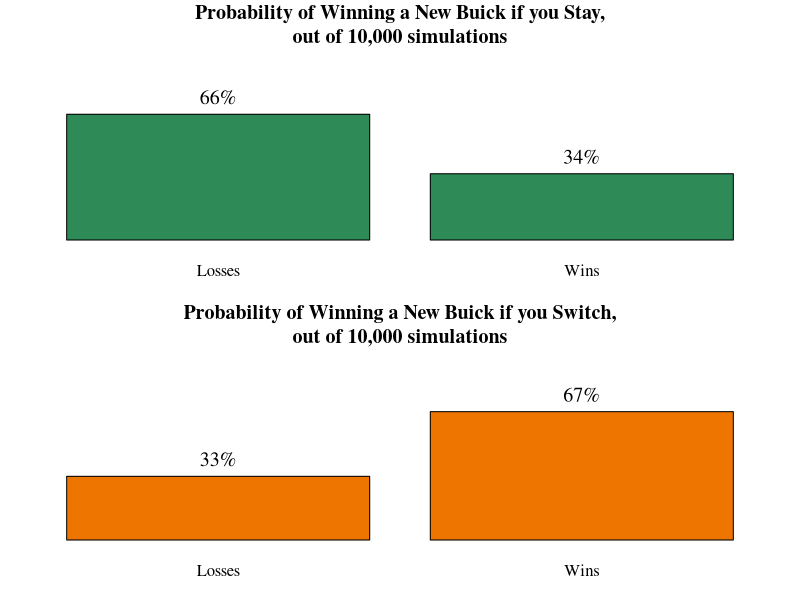

R code for this plot:
## ---- chunk 1
##load data
library( scales )
## ---- chunk 2
createGame <- function( )
{
    a.game <- sample( x=c("goat","goat","car"), size=3, replace=F )
    return( a.game )
} 

#TEST
createGame()
## ---- chunk 3
pickDoor <- function( a.pick=sample( x=c(1,2,3), size=1, replace=F) )
{
  #user selects 1,2, or 3
  #if( a.pick != c("1","2","3") )
  if( a.pick == "1" )
  {
    return( a.pick ) # returns 1
  } 
  if( a.pick == "2" )
  {
    return( a.pick )  # returns 2
  }
  if( a.pick == "3" )
  {
    return( a.pick )  # returns 3
  } else
  {
    return( "Please choose an integer from 1 to 3")  
  }
}

#TEST
pickDoor( )
## ---- chunk 4
this.game <- createGame()
this.game #returns stored value for a specific game/sequence of goat-goat-prize

my.pick <- pickDoor()
my.pick #returns stored value for a specific initial door pick of 1:3

openGoatDoor <- function( game, a.pick )
{
   doors <- 1:3
   
   if( game[ a.pick ] == "goat" )
   {
      opened.door <- doors[ doors != a.pick & game != "car" ]
   }
   if( game[ a.pick ] == "car" )
   {
      one.of.these <- doors[ doors != a.pick & game != "car" ]
      opened.door <- sample( x=one.of.these, size=1, replace=F )
   }
   return( opened.door )
}

#TEST

openGoatDoor( game=this.game, a.pick=my.pick )
## ---- chunk 5

changeDoor <- function( stay=T, opened.door, a.pick )
{
  doors <- 1:3
  # final.pick is equal to the doors value that is not the first pick and not the opened door
  if( stay == T )
  {
    final.pick <- a.pick #returns the same value as the initial pick
  }
  if( stay == F )
  {
    final.pick <- doors[ doors != a.pick & doors != opened.door]
    #will return the door number that was not the initial pick AND not the revealed door
  }
  return( final.pick )  # number between 1 and 3
}

#TEST
opened.door <- openGoatDoor( game=this.game, a.pick=my.pick )
changeDoor(stay=F, opened.door=opened.door, a.pick=my.pick)
## ---- chunk 6
determineWinner <- function( final.pick, game )
{
   if( game[ final.pick ] ==  "car")
   {
     return( "W" )
   } else
   {
     return( "L" )
   }
  
   #if( game[ final.pick ] == "goat")
   #{ return( "L" )  }
}

#TEST
picked.final <- changeDoor(stay=F,opened.door=opened.door, a.pick=my.pick)
determineWinner( final.pick=picked.final, game=this.game )
## ---- chunk 7

playTheGame <- function( num.sims=10000, stay=T )
{
   results <- NULL   # create a vector to store results
   doors <- 1:3
   for( i in 1:num.sims )
   {
      game <- createGame()
      picked.door <- pickDoor()
      opened.door <- openGoatDoor( game, picked.door )
      picked.final <- changeDoor(stay=stay, opened.door, picked.door)
      win.lose <- determineWinner( picked.final, game )
      results <- c( results, win.lose )
   } # end of loop
   return( results )
} # end of function

#TEST
results.stay <- playTheGame( num.sims = 10000, stay = T  )
table(results.stay)
results.switch <- playTheGame( num.sims = 10000, stay = F)
table(results.switch)
## ---- chunk 8
## STAY STRATEGY

par( mfrow = c(2,1), mar=c(3,2,2.4,2), ylim = c(0,15))

results.stay <- playTheGame( num.sims = 10000, stay = T  )
table(results.stay)
monty.wins.stay <- prop.table( table( results.stay ) )
rnd.monty.stay <- round( monty.wins.stay, 3 ) 
rnd.monty.stay <- as.numeric( rnd.monty.stay )
perc.monty.stay <- percent( rnd.monty.stay )
num.sims.stay = length(results.stay)
num.sims.stay <- comma( num.sims.stay )

plot.single <- barplot( monty.wins.stay,
        main = paste("Probability of Winning a New Buick if you Stay,\nout of", 
                     num.sims.stay,
                     "simulations"),
  	    # Let's Make a Deal episodes in 1973 featured Buicks as the automobile prize
        axes = F,
        xlab = "",
        ylim = c(0,1),
        names.arg = c( "Losses", "Wins" ),
        font = 1,
        family = "serif",
        col = "seagreen"
        )
text(  x = plot.single,
       y = monty.wins.stay,
       labels = perc.monty.stay,
       pos=3,
       cex=1.2,
       family = "serif"
       )

## SWITCH STRATEGY
results.switch <- playTheGame( num.sims = 10000, stay = F)
table(results.switch)
monty.wins.switch <- prop.table( table( results.switch ) )
rnd.monty.switch<- round( monty.wins.switch, 3 ) 
rnd.monty.switch <- as.numeric( rnd.monty.switch )
perc.monty.switch <- percent( rnd.monty.switch )
num.sims.switch = length(results.switch)
num.sims.switch <- comma( num.sims.switch )

barplot( monty.wins.switch,
        main = paste( "Probability of Winning a New Buick if you Switch,\nout of", 
                     num.sims.switch,
                     "simulations"),
        # Let's Make a Deal episodes in 1973 featured Buicks as the automobile prize
  	    axes = F,
        xlab = "",
        ylim = c(0,1),
        names.arg = c( "Losses", "Wins" ),
        font = 1,
        family = "serif",
        col = "darkorange2"
        )
text(  x = plot.single,
       y = monty.wins.switch,
       labels = perc.monty.switch,
       pos=3,
       cex=1.2,
       family = "serif"
       )
